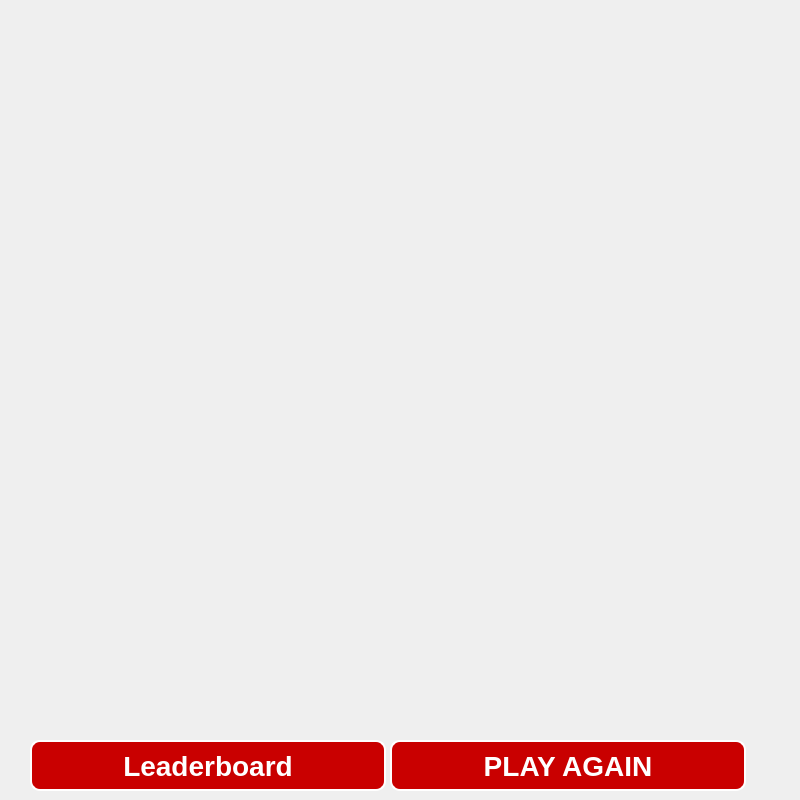
<?xml version="1.0" encoding="UTF-8"?>
<ui version="4.0">
 <class>GameFinishScreen</class>
 <widget class="QMainWindow" name="GameFinishScreen">
  <property name="geometry">
   <rect>
    <x>0</x>
    <y>0</y>
    <width>800</width>
    <height>800</height>
   </rect>
  </property>
  <property name="sizePolicy">
   <sizepolicy hsizetype="Fixed" vsizetype="Fixed">
    <horstretch>0</horstretch>
    <verstretch>0</verstretch>
   </sizepolicy>
  </property>
  <property name="minimumSize">
   <size>
    <width>800</width>
    <height>800</height>
   </size>
  </property>
  <property name="maximumSize">
   <size>
    <width>800</width>
    <height>800</height>
   </size>
  </property>
  <property name="windowTitle">
   <string>MainWindow</string>
  </property>
  <widget class="QWidget" name="centralwidget">
   <widget class="QPushButton" name="playAgainButton">
    <property name="geometry">
     <rect>
      <x>390</x>
      <y>740</y>
      <width>356</width>
      <height>51</height>
     </rect>
    </property>
    <property name="font">
     <font>
      <pointsize>-1</pointsize>
      <weight>75</weight>
      <italic>false</italic>
      <bold>true</bold>
     </font>
    </property>
    <property name="autoFillBackground">
     <bool>false</bool>
    </property>
    <property name="styleSheet">
     <string notr="true">QPushButton {
    background-color: #c90000;
    border-style: outset;
    border-width: 2px;
    border-radius: 10px;
    border-color: white;
    font: bold 28px;
	color: white;
    padding: 6px;
}
QPushButton:hover {
	color: #c90000;
	background-color: white;
	border-color: #c90000;
}
</string>
    </property>
    <property name="text">
     <string>PLAY AGAIN</string>
    </property>
   </widget>
   <widget class="QPushButton" name="leaderBoardButton">
    <property name="geometry">
     <rect>
      <x>30</x>
      <y>740</y>
      <width>356</width>
      <height>51</height>
     </rect>
    </property>
    <property name="font">
     <font>
      <pointsize>-1</pointsize>
      <weight>75</weight>
      <italic>false</italic>
      <bold>true</bold>
     </font>
    </property>
    <property name="autoFillBackground">
     <bool>false</bool>
    </property>
    <property name="styleSheet">
     <string notr="true">QPushButton {
    background-color: #c90000;
    border-style: outset;
    border-width: 2px;
    border-radius: 10px;
    border-color: white;
    font: bold 28px;
	color: white;
    padding: 6px;
}
QPushButton:hover {
	color: #c90000;
	background-color: white;
	border-color: #c90000;
}
</string>
    </property>
    <property name="text">
     <string>Leaderboard</string>
    </property>
   </widget>
  </widget>
 </widget>
 <resources/>
 <connections/>
</ui>
